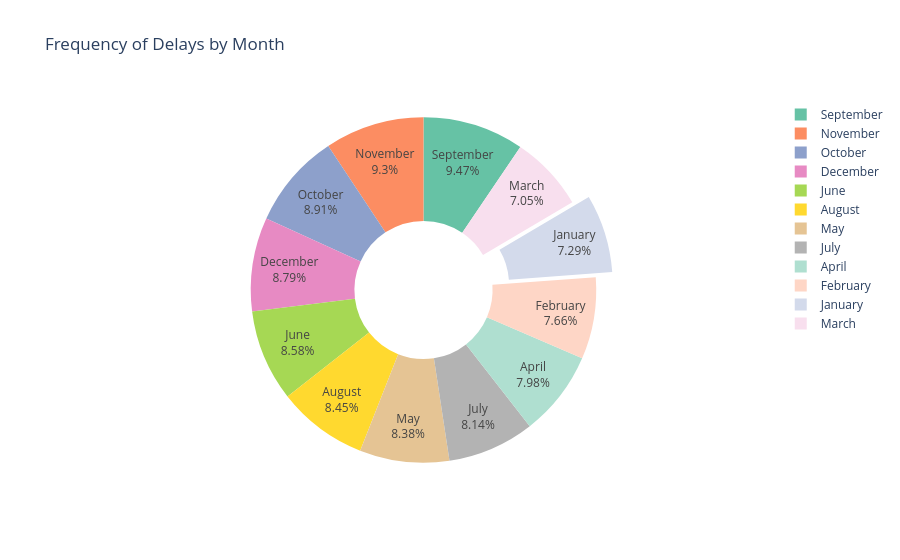

Source (notebook cell):
### Code cell
# delay by month with > 0 delay seconds
month_counts = df_dropped[df_dropped['delay_seconds'] > 0]['month'].value_counts().sort_index()
month_order = ['January', 'February', 'March', 'April', 'May', 'June', 'July', 'August', 'September', 'October', 'November', 'December']

month_data = cf.DataFrame({'Month': month_order, 'Count': month_counts})

fig = px.pie(month_data, values='Count', names='Month', title='Frequency of Delays by Month',
             hole=0.4, color_discrete_sequence=px.colors.qualitative.Set2)
fig.update_traces(textinfo='percent+label', pull=[0.1, 0, 0, 0, 0, 0])

fig.show()

### Figure 1 — Plotly figure (JSON) as saved in the notebook; plotly's stock layout.template omitted (floating-point values rounded to 4 significant figures)
{"data": [{"domain": {"x": [0, 1], "y": [0, 1]}, "hole": 0.4, "hovertemplate": "Month=%{label}<br>Count=%{value}<extra></extra>", "labels": ["January", "February", "March", "April", "May", "June", "July", "August", "September", "October", "November", "December"], "legendgroup": "", "name": "", "pull": [0.1, 0, 0, 0, 0, 0], "showlegend": true, "textinfo": "percent+label", "type": "pie", "values": [156988, 164993, 151849, 171787, 180442, 184801, 175312, 181904, 203913, 191753, 200197, 189269]}], "layout": {"legend": {"tracegroupgap": 0}, "piecolorway": ["rgb(102,194,165)", "rgb(252,141,98)", "rgb(141,160,203)", "rgb(231,138,195)", "rgb(166,216,84)", "rgb(255,217,47)", "rgb(229,196,148)", "rgb(179,179,179)"], "title": {"text": "Frequency of Delays by Month"}}}
